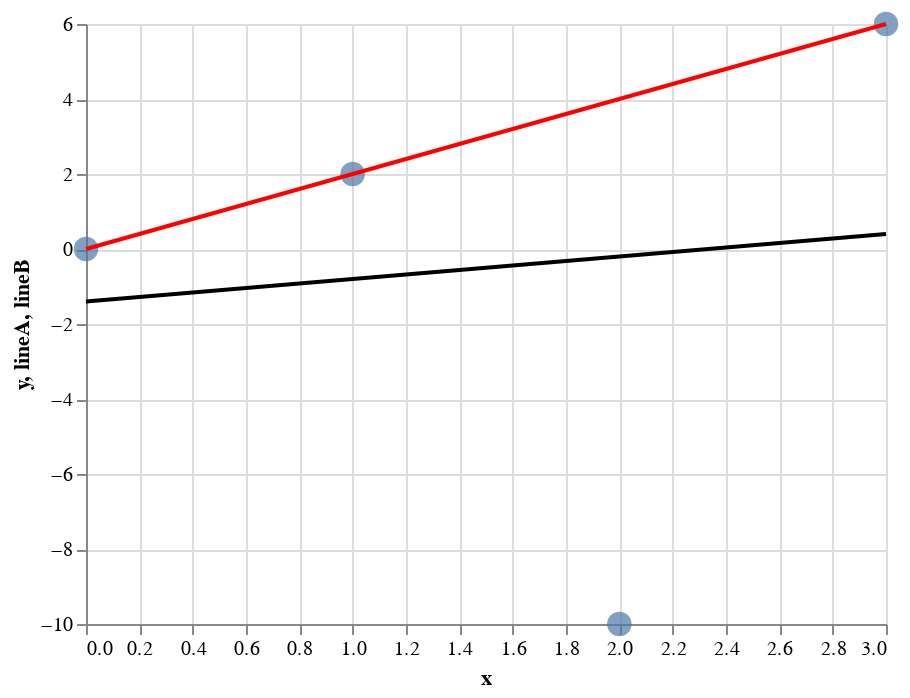

This figure's notebook cell:
### Markdown cell above
Now we can layer these three charts on top of each other.

### Code cell
c1+c2+c3

### Figure 1 — Vega-Lite specification as saved in the notebook (floating-point values rounded to 4 significant figures)
{"config": {"view": {"continuousWidth": 400, "continuousHeight": 300}}, "layer": [{"mark": {"type": "circle", "size": 150}, "encoding": {"x": {"field": "x", "type": "quantitative"}, "y": {"field": "y", "type": "quantitative"}}}, {"mark": {"type": "line", "color": "red"}, "encoding": {"x": {"field": "x", "type": "quantitative"}, "y": {"field": "lineA", "type": "quantitative"}}}, {"mark": {"type": "line", "color": "black"}, "encoding": {"x": {"field": "x", "type": "quantitative"}, "y": {"field": "lineB", "type": "quantitative"}}}], "data": {"name": "data-e85beb7529ff9a23a83e49d3894e7618"}, "$schema": "https://vega.github.io/schema/vega-lite/v4.17.0.json", "datasets": {"data-e85beb7529ff9a23a83e49d3894e7618": [{"x": 0, "y": 0, "lineA": 0, "lineB": -1.4}, {"x": 1, "y": 2, "lineA": 2, "lineB": -0.8}, {"x": 2, "y": -10, "lineA": 4, "lineB": -0.2}, {"x": 3, "y": 6, "lineA": 6, "lineB": 0.4}]}}
